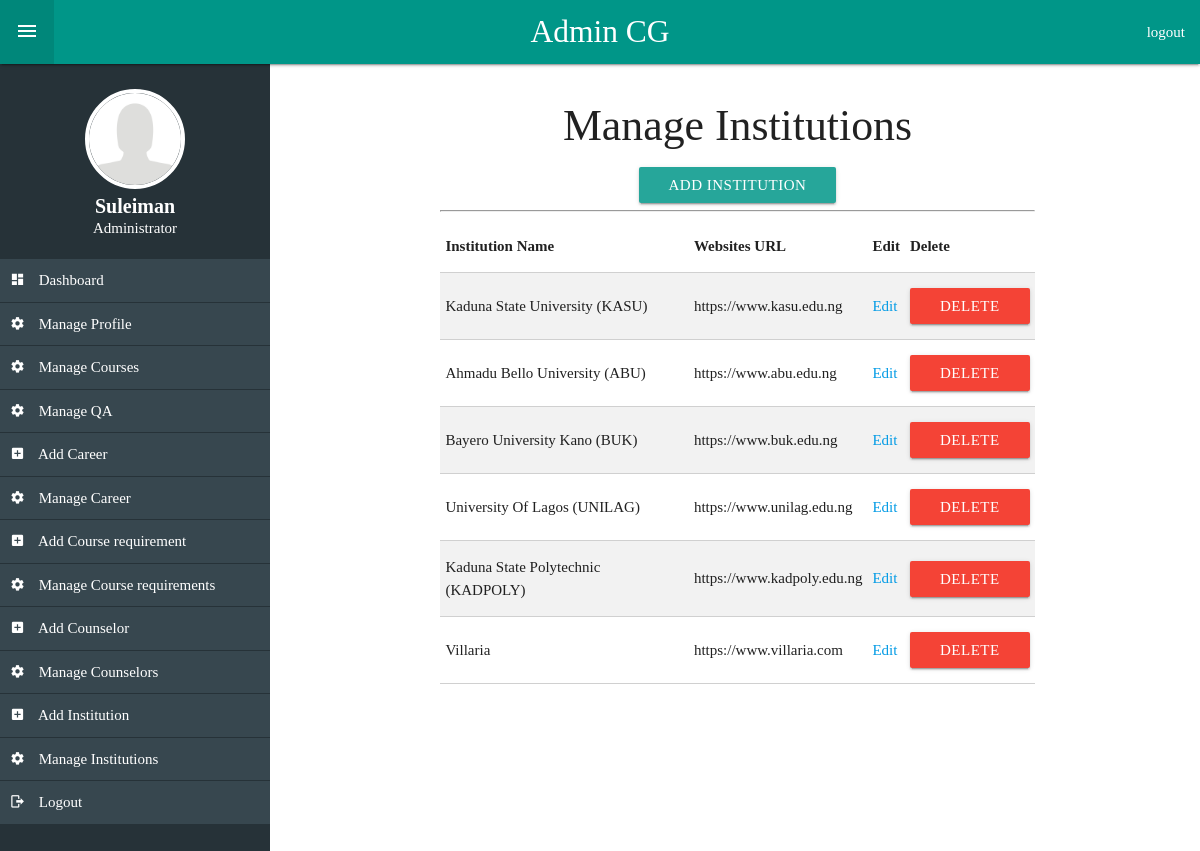
The page /admin/admin.php?action=manage_institutions (signed in) on the database its author committed.
### tables this page shows
CREATE TABLE `institutions` (
  `institution_id` int(10) NOT NULL,
  `institution_name` varchar(200) NOT NULL,
  `website` varchar(200) NOT NULL
);

### admin/includes/manage_institutions.php (the view, shortened to what this page needs)
<section class="col s12 m8 offset-m2">
  <h3 class="center-align">Manage Institutions</h3>
  <div class="center-align">
    <a class="btn accent-1" href="admin.php?action=add_institution">Add Institution</a>
  </div>
  <hr>
	<table class="bordered striped">
    <thead>
      <tr>
          <th data-field="institution">Institution Name</th>
          <th data-field="url">Websites URL </th>
          <th data-field="edit">Edit </th>
          <th data-field="delete">Delete </th>
      </tr>
    </thead>
    <tbody>
      <?php
      	$sql = "SELECT * FROM `institutions`";
      	$run_sql = @mysqli_query($dbc, $sql);
      	while($row = mysqli_fetch_array($run_sql)){
      		$id = $row["institution_id"];
          $institution_name = $row["institution_name"];
      		$website = $row["website"];
      ?>
      <tr>
        <td><?php echo $institution_name; ?></td>
        <td><?php echo $website; ?></td>
        <td><a href="admin.php?action=edit_institution&institution_id=<?php echo $id; ?>">Edit</a></td>
        <td><a class="waves-effect waves-light btn red" href="admin.php?action=delete_institution&institution_id=<?php echo $id; ?>">Delete</a></td>
      </tr>
    	<?php } ?>
    </tbody>
  </table>
</section>

### admin/admin.php (shortened to what this page needs)
<?php
require_once '../connection.php';
  $username = $_SESSION['admin'];
?>
<!DOCTYPE html>
<html lang="en">
<head>
	<link href="../css/materialize.css" type="text/css" rel="stylesheet" media="screen,projection"/>
  <link href="../css/admin.css" type="text/css" rel="stylesheet" media="screen,projection"/>
  <link href="../css/materialdesignicons.min.css" media="all" rel="stylesheet" type="text/css" />
</head>
<body>
	<div class="navbar-fixed">
		<nav role="navigation" class="teal ">
			<div class="nav-wrapper">
				<a href="admin.php" class="brand-logo center">Admin CG</a>
        <ul id="left">
          <li><a class="toggle"><i class="mdi mdi-menu"></i></a></li>
        </ul>
				<ul class="right ">
					<li><a href="logout.php">logout</a></li>
				</ul>
			</div>
		</nav>
	</div>
  <div class="row">
    <aside class=" blue-grey darken-4 hide-on-small-only" id="sidebar">
      <div class="valign-wrapper sidebar-header">
        <div class="row">
          <div class="col s12">
            <?php
              $sql = "SELECT * FROM `admin` WHERE `username`='$username'";
              $query = @mysqli_query($dbc, $sql);
              while ($row = mysqli_fetch_array($query)) {
                $fullname = $row['fullname'];
                $photo = $row['photo'];
            ?>
            <img src="../images/<?php echo $photo; ?>" class="responsive-img circle" alt="" style="width: 100px">
            <div class="white-text center-align">
              <h3 class="h3"><?php echo $fullname; ?></h3>
              <p>Administrator</p>
            </div>
            <?php } ?>
          </div>
        </div>
      </div>
      <ul class="sidebar-nav">
        <li><a href="admin.php"><i class="mdi mdi-view-dashboard"></i> Dashboard</a></li>
        <li><a href="admin.php?action=manage_admin"><i class="mdi mdi-settings"></i> Manage Profile</a></li>
        <li><a href="admin.php?action=manage_courses"><i class="mdi mdi-settings"></i> Manage Courses</a></li>
        <li><a href="admin.php?action=manage_questions"><i class="mdi mdi-settings"></i> Manage QA</a></li>
        <li><a href="admin.php?action=add_course_career"><i class="mdi mdi-plus-box"></i> Add Career</a></li>
        <li><a href="admin.php?action=manage_career"><i class="mdi mdi-settings"></i> Manage Career </a></li>
        <li><a href="admin.php?action=add_course_requirement"><i class="mdi mdi-plus-box"></i> Add Course requirement</a></li>
        <li><a href="admin.php?action=manage_requirements"><i class="mdi mdi-settings"></i> Manage Course requirements</a></li>
        <li><a href="admin.php?action=add_counselor"><i class="mdi mdi-plus-box"></i> Add Counselor</a></li>
        <li><a href="admin.php?action=manage_counselors"><i class="mdi mdi-settings"></i> Manage Counselors</a></li>
        <li><a href="admin.php?action=add_institution"><i class="mdi mdi-plus-box"></i> Add Institution</a></li>
        <li><a href="admin.php?action=manage_institutions"><i class="mdi mdi-settings"></i> Manage Institutions</a></li>
        <li><a href="logout.php"><i class="mdi mdi-logout"></i> Logout</a></li>
      </ul>
    </aside>
    <main id="main" class="section">
      <?php
        if(isset($_GET['action']) && $_GET['action'] === "add_course"){
          require_once 'includes/add_course.php';
        }else if(isset($_GET['action']) && $_GET['action'] === "manage_courses"){
          require_once 'includes/manage_courses.php';
        }else if(isset($_GET['action']) && $_GET['action'] === "edit_course"){
          require_once 'includes/edit_course.php';
        }else if(isset($_GET['action']) && $_GET['action'] === "delete_course"){
          require_once 'includes/delete_course.php';
        }else if(isset($_GET['action']) && $_GET['action'] === "update_admin"){
          require_once 'includes/update_admin.php';
        }else if(isset($_GET['action']) && $_GET['action'] === "manage_admin"){
          require_once 'includes/manage_admin.php';
        }else if(isset($_GET['action']) && $_GET['action'] === "change_password"){
          require_once 'includes/change_password.php';
        }else if(isset($_GET['action']) && $_GET['action'] === "change_password"){
          require_once 'includes/change_password.php';
        }else if(isset($_GET['action']) && $_GET['action'] === "add_course_requirement"){
          require_once 'includes/add_course_requirement.php';
        }else if(isset($_GET['action']) && $_GET['action'] === "manage_requirements"){
          require_once 'includes/manage_requirements.php';
        }else if(isset($_GET['action']) && $_GET['action'] === "edit_requirements"){
          require_once 'includes/edit_requirements.php';
        }else if(isset($_GET['action']) && $_GET['action'] === "delete_requirement"){
          require_once 'includes/delete_requirements.php';
        }else if(isset($_GET['action']) && $_GET['action'] === "add_institution"){
          require_once 'includes/add_institution.php';
        }else if(isset($_GET['action']) && $_GET['action'] === "manage_institutions"){
          require_once 'includes/manage_institutions.php';
        }else if(isset($_GET['action']) && $_GET['action'] === "edit_institution"){
          require_once 'includes/edit_institution.php';
        }else if(isset($_GET['action']) && $_GET['action'] === "delete_institution"){
          require_once 'includes/delete_institution.php';
        }else if(isset($_GET['action']) && $_GET['action'] === "add_course_career"){
          require_once 'includes/add_course_career.php';
        }else if(isset($_GET['action']) && $_GET['action'] === "manage_career"){
          require_once 'includes/manage_course_career.php';
        }else if(isset($_GET['action']) && $_GET['action'] === "edit_career"){
          require_once 'includes/edit_career.php';
        }else if(isset($_GET['action']) && $_GET['action'] === "delete_career"){
          require_once 'includes/delete_career.php';
        }else if(isset($_GET['action']) && $_GET['action'] === "manage_questions"){
          require_once 'includes/questions.php';
        }else if(isset($_GET['action']) && $_GET['action'] === "add_question"){
          require_once 'includes/add_question.php';
        }else if(isset($_GET['action']) && $_GET['action'] === "add_counselor"){
          require_once 'includes/add_counselor.php';
        }else if(isset($_GET['action']) && $_GET['action'] === "manage_counselors"){
          require_once 'includes/manage_counselors.php';
        }else if(isset($_GET['action']) && $_GET['action'] === "edit_counselor"){
          require_once 'includes/edit_counselor.php';
        }else if(isset($_GET['action']) && $_GET['action'] === "delete_counselor"){
          require_once 'includes/delete_counselor.php';
        }
      ?>
    </main>
  </div>
</body>
</html>

### css/admin.css (style rules this page uses)
body { padding-top: 0; font-family: ubuntu; }
#sidebar { display: block; height: 100vh; position: fixed; width: 270px; z-index: 100; overflow-y: scroll; }
#main { margin-left: 275px; min-height: 100vh; }
.toggle { font-size: 20px; }
.sidebar-header { margin-top: 40px; height: 140px; padding: 15px; }
img.circle { border: 4px solid #fff; }
.sidebar-header h3.h3 { margin: 0; font-size: 20px; font-weight: bold }
.sidebar-header p { margin: 0; }
.sidebar-nav { padding-bottom: 55px; }
.sidebar-nav > li > a >i { margin-right: 10px; color: #ffffff; }
.sidebar-nav li a { margin-bottom: 1px; padding: 10px; display: block; background-color: #37474f; color: #fff; }

### rows shown on the page
institutions: institution_name "Kaduna State University (KASU)", website "https://www.kasu.edu.ng"
institutions: institution_name "Ahmadu Bello University (ABU)", website "https://www.abu.edu.ng"
institutions: institution_name "Bayero University Kano (BUK)", website "https://www.buk.edu.ng"
institutions: institution_name "University Of Lagos (UNILAG)", website "https://www.unilag.edu.ng"
institutions: institution_name "Kaduna State Polytechnic (KADPOLY)", website "https://www.kadpoly.edu.ng"
institutions: institution_name "Villaria", website "https://www.villaria.com"

### other values the page prints
$fullname "Suleiman"
